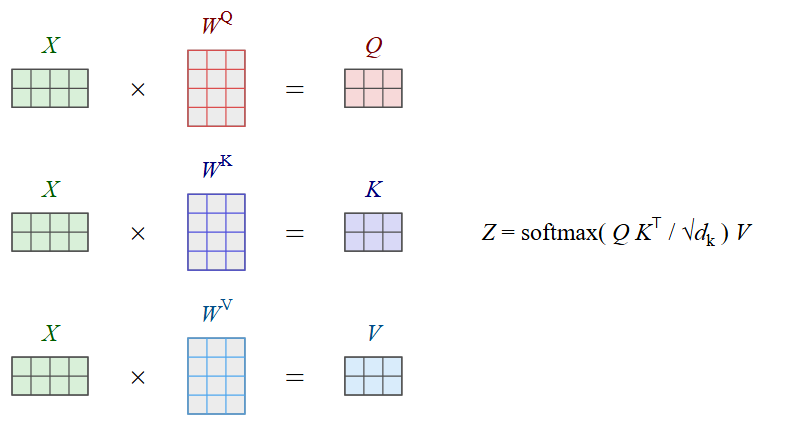

Generate this figure with Python:
"""Matrix arithmetic: gridded tensors whose shape shows dimensions, coloured by
role (x, query, key, value, weight). Run: python tensor-matmul.py"""
import sys
from pathlib import Path
sys.path.insert(0, str(Path(__file__).resolve().parent.parent))
from mlsvg import Figure

f = Figure()
c = 9.5                     # cell size in px
for k, (role, sym) in enumerate([("query", "Q"), ("key", "K"), ("value", "V")]):
    y = 30 + k * 72
    x = f.tensor(10, y, 4, 2, "x", c)
    f.text(x.c[0], x.y - 12, "$X$", "t-x")
    w = f.tensor(x.x + x.w + 50, y - c, 3, 4, "weight", c, grid_role=role)
    f.text(w.c[0], w.y - 12, f"$W$^{{{sym}}}", f"t-{role}")
    out = f.tensor(w.x + w.w + 50, y, 3, 2, role, c)
    f.text(out.c[0], out.y - 12, f"${sym}$", f"t-{role}")
    f.text((x.x + x.w + w.x) / 2, x.c[1], "×", size=16)
    f.text((w.x + w.w + out.x) / 2, x.c[1], "=", size=16)

f.text(out.x + out.w + 40, 30 + 72 + c, "$Z$ = softmax( $Q$ $K$^{⊤} / √$d$_{k} ) $V$", anchor="start")

f.save(Path(__file__).with_suffix(".svg"), "QKV projections")
